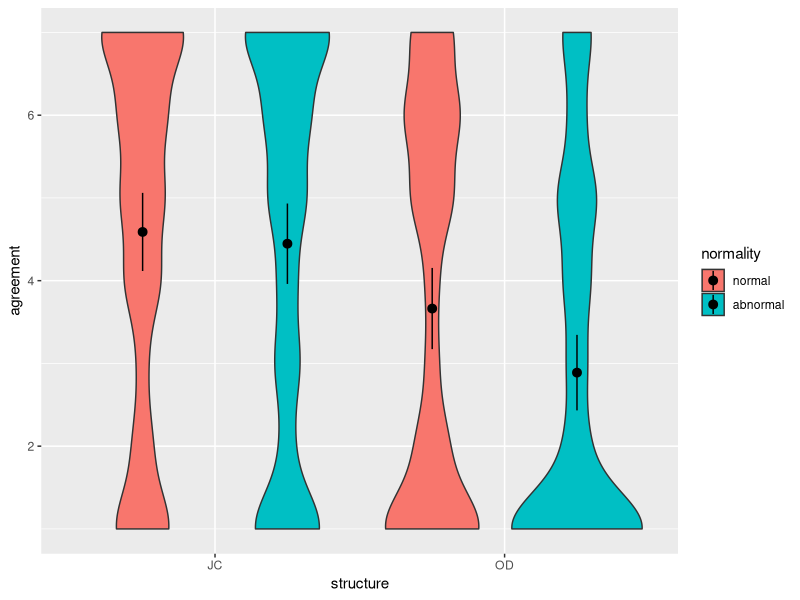
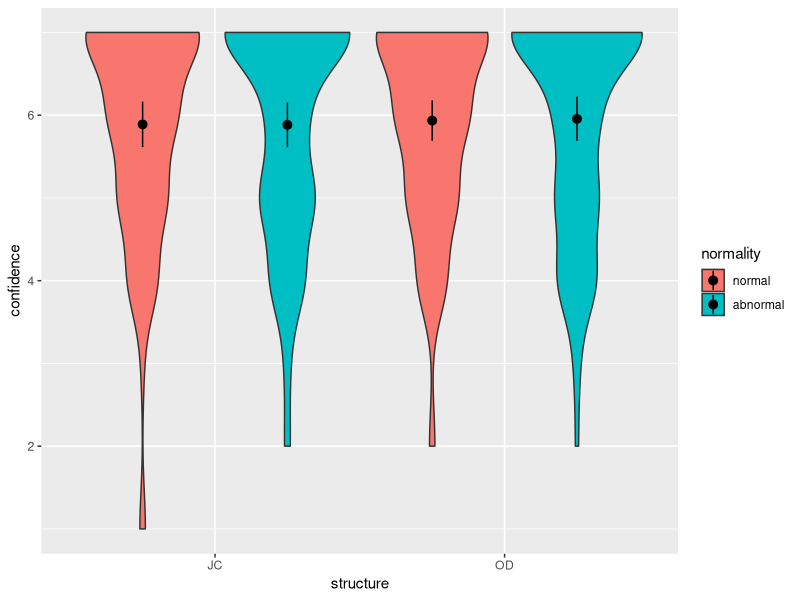
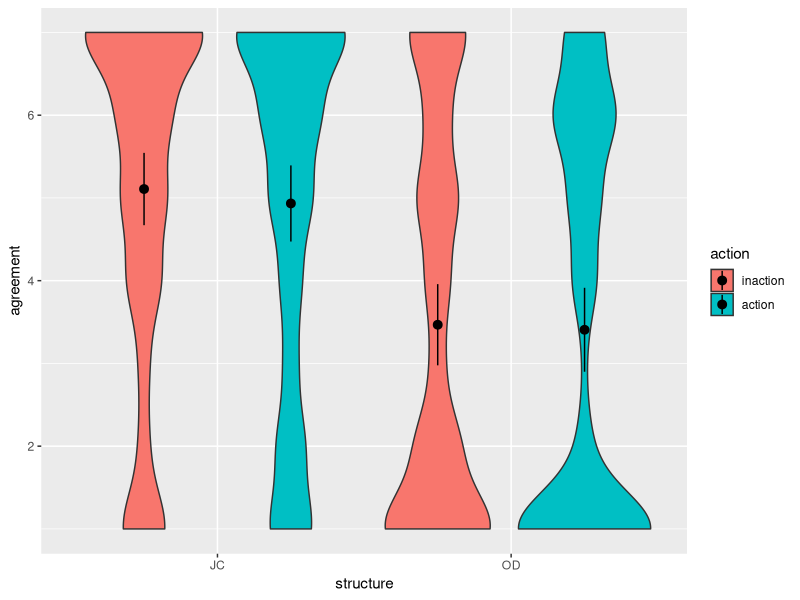
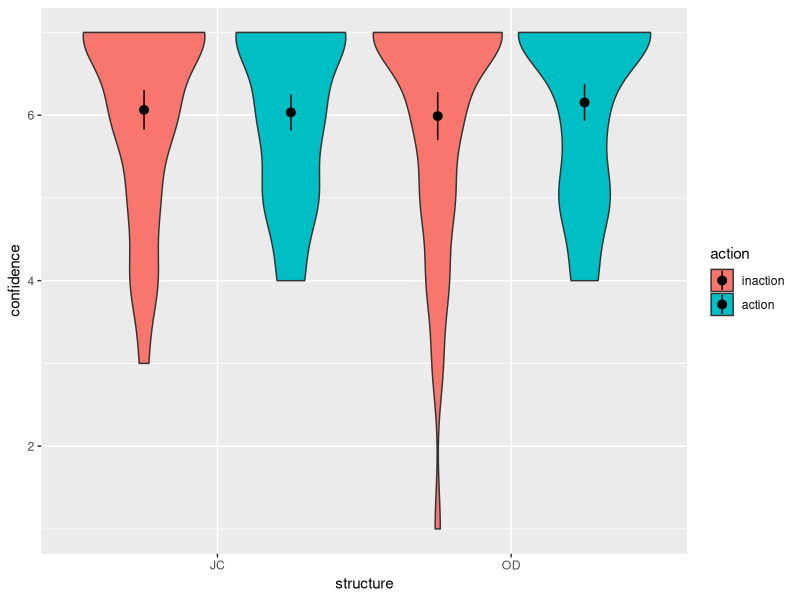

Write the R code that produced these figures, in order.
#!/usr/bin/Rscript
library(ggplot2)
library(dplyr)
library(emmeans)

data.LAN <- read.csv('data/LAN_processed_data_1_13_20.csv') %>%
    mutate(normality=factor(normality, levels=c('normal', 'abnormal')))
data.AEM <- read.csv('data/AEM_processed_data_1_13_20.csv') %>%
    mutate(action=factor(action, levels=c('inaction', 'action')))

m.LAN <- lm(agreement ~ structure * normality, data=data.LAN)
summary(m.LAN)
emmeans(m.LAN, ~ normality, by="structure")

ggplot(data.LAN) +
    aes(x=structure, y=agreement,
        group=interaction(normality,structure), fill=normality) +
    ylim(1, 7) +
    geom_violin(bw=0.45, position=position_dodge(width=1)) +
    stat_summary(fun.data=mean_cl_normal, position=position_dodge(width=1))
    
m.LAN <- lm(confidence ~ structure * normality, data=data.LAN)
summary(m.LAN)
emmeans(m.LAN, ~ normality, by="structure")

ggplot(data.LAN) +
    aes(x=structure, y=confidence,
        group=interaction(normality,structure), fill=normality) +
    ylim(1, 7) +
    geom_violin(bw=0.45, position=position_dodge(width=1)) +
    stat_summary(fun.data=mean_cl_normal, position=position_dodge(width=1))

m.AEM <- lm(agreement ~ structure * action + confidence, data=data.AEM)
summary(m.AEM)
emmeans(m.AEM, ~ action, by="structure")

ggplot(data.AEM) +
    aes(x=structure, y=agreement,
        group=interaction(action,structure), fill=action) +
    ylim(1, 7) +
    geom_violin(bw=0.45, position=position_dodge(width=1)) +
    stat_summary(fun.data=mean_cl_normal, position=position_dodge(width=1))

m.AEM <- lm(confidence ~ structure * action, data=data.AEM)
summary(m.AEM)
emmeans(m.AEM, ~ action, by="structure")

ggplot(data.AEM) +
    aes(x=structure, y=confidence,
        group=interaction(action,structure), fill=action) +
    ylim(1, 7) +
    geom_violin(bw=0.45, position=position_dodge(width=1)) +
    stat_summary(fun.data=mean_cl_normal, position=position_dodge(width=1))
